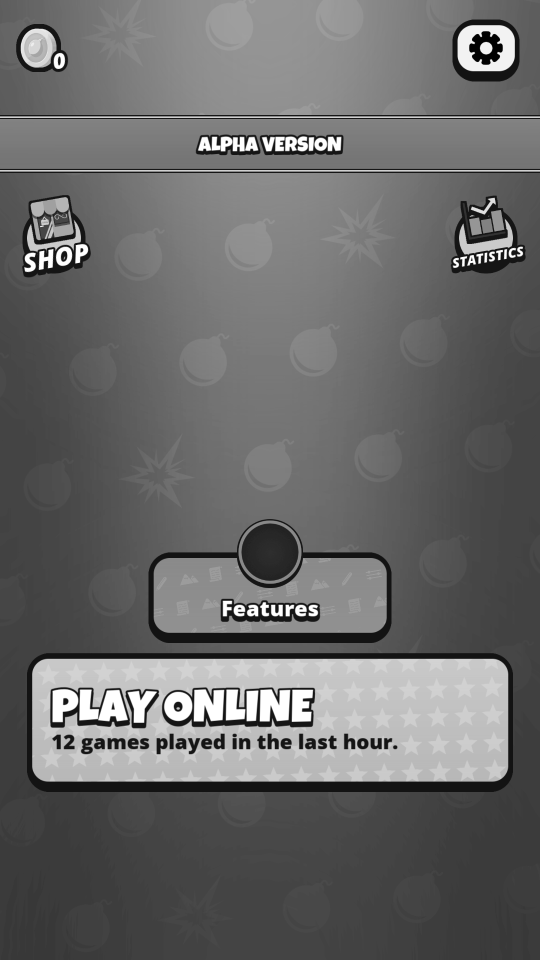
#> input picture test2.png, 1080 x 1920 px (shown at 1/2 size)
$ python test_phash_similarity.py --img1 test1.png --img2 test2.png
#> lines starting #> are read from the running program, lines starting #| are printed output that depends on the picture
"""Simple pHash-based image similarity tester.

Public helpers:
    - compute_phash(image_b64) -> str
    - compare_hash_similarity(hash1, hash2) -> float

Usage:
    python test_phash_similarity.py --img1 test1.png --img2 test2.png
"""

from __future__ import annotations

import argparse
import base64
from pathlib import Path

import cv2
import numpy as np


def compute_phash(image_b64: str, size: int = 32, lowfreq: int = 8) -> str:
    """Return the image perceptual hash as a hex string from a base64 image."""
#> called with size = 32, lowfreq = 8
    if not image_b64:
        raise ValueError("Image base64 must not be empty")

    raw = base64.b64decode(image_b64 + "==", validate=False)
    image = cv2.imdecode(np.frombuffer(raw, dtype=np.uint8), cv2.IMREAD_GRAYSCALE)
#> image is the input picture: shape (1920, 1080); min 0, max 255, mean 104.9
    if image is None:
        raise ValueError("Failed to decode base64 image")

    resized = cv2.resize(image, (size, size), interpolation=cv2.INTER_AREA)
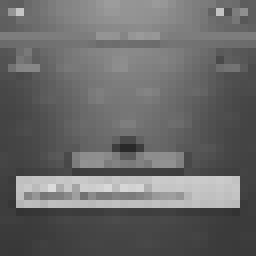
#> resized: shape (32, 32) (shown 8 times larger); min 41, max 219, mean 104.9
    dct = cv2.dct(np.float32(resized))
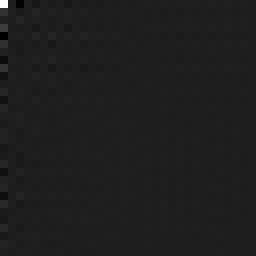
#> dct: shape (32, 32) float32 (shown 8 times larger); min -457, max 3357.1, mean 3.1; drawn with min black and max white
    low = dct[:lowfreq, :lowfreq]

    flat = low.flatten()
#> flat = 64 values, max 3357.1 at index 0, min -457 at index 32, mean 52.46
    threshold = np.median(flat[1:]) if flat.size > 1 else flat[0]
#> threshold = 2.56
    bits = (low > threshold).astype(np.uint8).flatten()
#> bits = 64 values, max 1 at index 0, min 0 at index 1, mean 0.5

    pad_len = (-len(bits)) % 8
#> pad_len = 0
    if pad_len:
        bits = np.pad(bits, (0, pad_len), constant_values=0)

    byts = np.packbits(bits)
#> byts = [148, 202, 185, 149, 107, 149, 194, 106]
    return "".join(f"{b:02x}" for b in byts.tolist())


def compare_hash_similarity(hash1: str, hash2: str) -> float:
    """Return similarity in [0, 1] based on normalized Hamming distance."""
    if not hash1 or not hash2:
        raise ValueError("Hash string must not be empty")

    bits1 = np.unpackbits(np.frombuffer(bytes.fromhex(hash1), dtype=np.uint8))
    bits2 = np.unpackbits(np.frombuffer(bytes.fromhex(hash2), dtype=np.uint8))
    if bits1.shape != bits2.shape:
        raise ValueError(f"Bit length mismatch: {bits1.shape} vs {bits2.shape}")
    total = int(bits1.size)
    if total <= 0:
        return 0.0
    dist = int(np.count_nonzero(bits1 != bits2))
    return 1.0 - (dist / total)


def parse_args() -> argparse.Namespace:
    parser = argparse.ArgumentParser(description="Compare two images using perceptual hash (pHash).")
    parser.add_argument("--img1", required=True, help="Path to the first image")
    parser.add_argument("--img2", required=True, help="Path to the second image")
    parser.add_argument("--size", type=int, default=32, help="Resize size before DCT, default 32")
    parser.add_argument("--lowfreq", type=int, default=8, help="Low-frequency DCT block size, default 8")
    return parser.parse_args()


def main() -> None:
    args = parse_args()

    img1_path = str(Path(args.img1).expanduser())
    img2_path = str(Path(args.img2).expanduser())

    with open(img1_path, "rb") as f:
        img1_b64 = base64.b64encode(f.read()).decode("utf-8")
    with open(img2_path, "rb") as f:
        img2_b64 = base64.b64encode(f.read()).decode("utf-8")

    hash1 = compute_phash(img1_b64, size=args.size, lowfreq=args.lowfreq)
#> hash1 = '94cab9956b95c26a'
    hash2 = compute_phash(img2_b64, size=args.size, lowfreq=args.lowfreq)
#> hash2 = '94cabd956b95826a'
    score = compare_hash_similarity(hash1, hash2)
#> score = 0.969
    dist = int(round((1.0 - score) * len(np.unpackbits(np.frombuffer(bytes.fromhex(hash1), dtype=np.uint8)))))
#> dist = 2

    print(f"img1: {img1_path}")
    print(f"img2: {img2_path}")
    print(f"phash1: {hash1}")
#| phash1: 94cab9956b95c26a
    print(f"phash2: {hash2}")
#| phash2: 94cabd956b95826a
    print(f"hamming_distance: {dist}")
#| hamming_distance: 2
    print(f"similarity_score: {score:.4f}")
#| similarity_score: 0.9688
    print(f"judgement: {'very similar' if score >= 0.95 else 'similar' if score >= 0.85 else 'somewhat similar' if score >= 0.70 else 'different'}")
#| judgement: very similar


if __name__ == "__main__":
    main()
